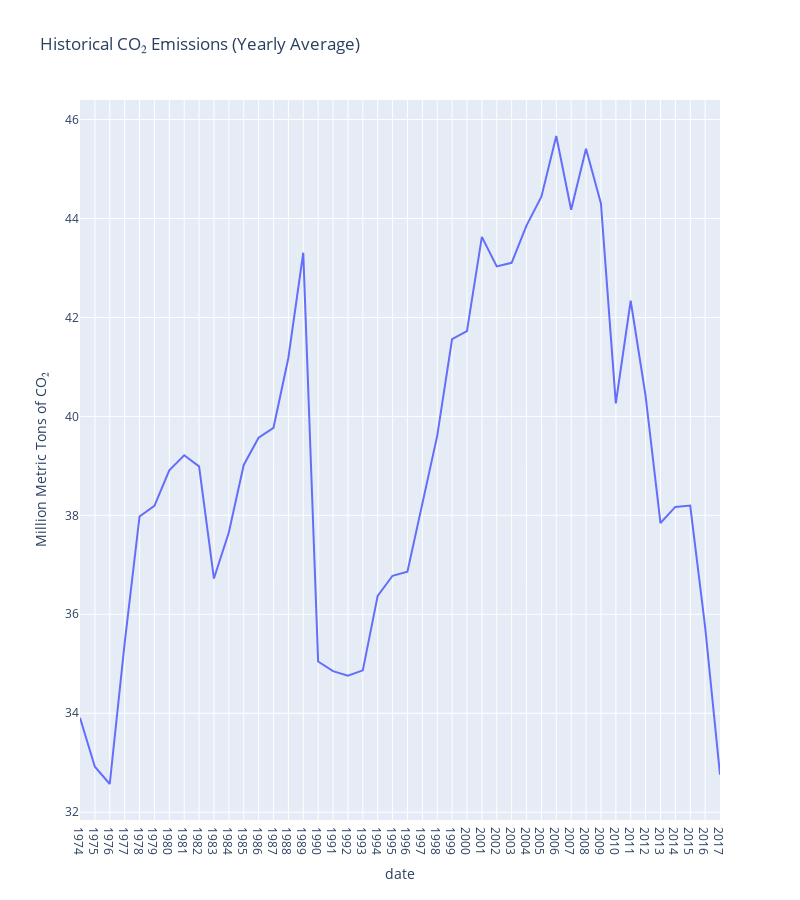

The code cell stored with this chart in its notebook:
### Code cell
fig = px.line(
    df_yearly,
    x=df_yearly.index,
    y='Value',
    title='Historical CO₂ Emissions (Yearly Average)',
    labels={
        'Value': 'Million Metric Tons of CO₂',
        'index': 'Year'
    }
)
fig.update_xaxes(
    dtick="M12",
    tickformat="%Y"
)
fig.update_layout(width=800, height=900)
fig.show()

### Figure 1 — Plotly figure (JSON) as saved in the notebook; plotly's stock layout.template omitted (floating-point values rounded to 4 significant figures)
{"data": [{"hovertemplate": "date=%{x}<br>Million Metric Tons of CO₂=%{y}<extra></extra>", "legendgroup": "", "line": {"color": "#636efa", "dash": "solid"}, "marker": {"symbol": "circle"}, "mode": "lines", "name": "", "orientation": "v", "showlegend": false, "type": "scatter", "x": ["1973-12-31T00:00:00", "1974-12-31T00:00:00", "1975-12-31T00:00:00", "1976-12-31T00:00:00", "1977-12-31T00:00:00", "1978-12-31T00:00:00", "1979-12-31T00:00:00", "1980-12-31T00:00:00", "1981-12-31T00:00:00", "1982-12-31T00:00:00", "1983-12-31T00:00:00", "1984-12-31T00:00:00", "1985-12-31T00:00:00", "1986-12-31T00:00:00", "1987-12-31T00:00:00", "1988-12-31T00:00:00", "1989-12-31T00:00:00", "1990-12-31T00:00:00", "1991-12-31T00:00:00", "1992-12-31T00:00:00", "1993-12-31T00:00:00", "1994-12-31T00:00:00", "1995-12-31T00:00:00", "1996-12-31T00:00:00", "1997-12-31T00:00:00", "1998-12-31T00:00:00", "1999-12-31T00:00:00", "2000-12-31T00:00:00", "2001-12-31T00:00:00", "2002-12-31T00:00:00", "2003-12-31T00:00:00", "2004-12-31T00:00:00", "2005-12-31T00:00:00", "2006-12-31T00:00:00", "2007-12-31T00:00:00", "2008-12-31T00:00:00", "2009-12-31T00:00:00", "2010-12-31T00:00:00", "2011-12-31T00:00:00", "2012-12-31T00:00:00", "2013-12-31T00:00:00", "2014-12-31T00:00:00", "2015-12-31T00:00:00", "2016-12-31T00:00:00"], "xaxis": "x", "y": [33.91, 32.92, 32.57, 35.42, 37.98, 38.19, 38.91, 39.22, 38.99, 36.72, 37.65, 39.02, 39.57, 39.77, 41.18, 43.31, 35.04, 34.85, 34.76, 34.87, 36.37, 36.78, 36.86, 38.26, 39.61, 41.56, 41.72, 43.63, 43.03, 43.1, 43.86, 44.44, 45.67, 44.18, 45.41, 44.3, 40.26, 42.34, 40.42, 37.84, 38.17, 38.2, 35.75, 32.76], "yaxis": "y"}], "layout": {"height": 900, "legend": {"tracegroupgap": 0}, "title": {"text": "Historical CO₂ Emissions (Yearly Average)"}, "width": 800, "xaxis": {"anchor": "y", "autorange": true, "domain": [0, 1], "dtick": "M12", "range": ["1973-12-31", "2016-12-31"], "tickformat": "%Y", "title": {"text": "date"}, "type": "date"}, "yaxis": {"anchor": "x", "autorange": true, "domain": [0, 1], "range": [31.84, 46.4], "title": {"text": "Million Metric Tons of CO₂"}, "type": "linear"}}}
